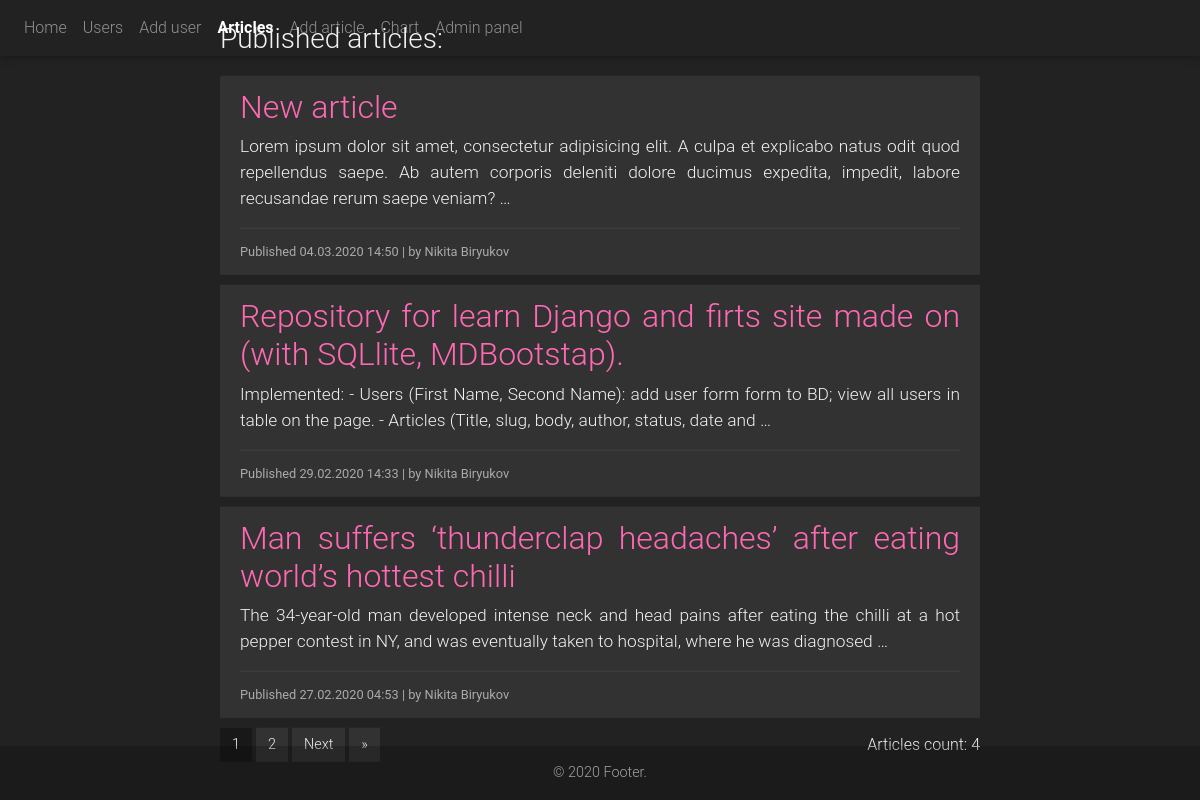
/articles/, run on an earlier commit of the app's database.
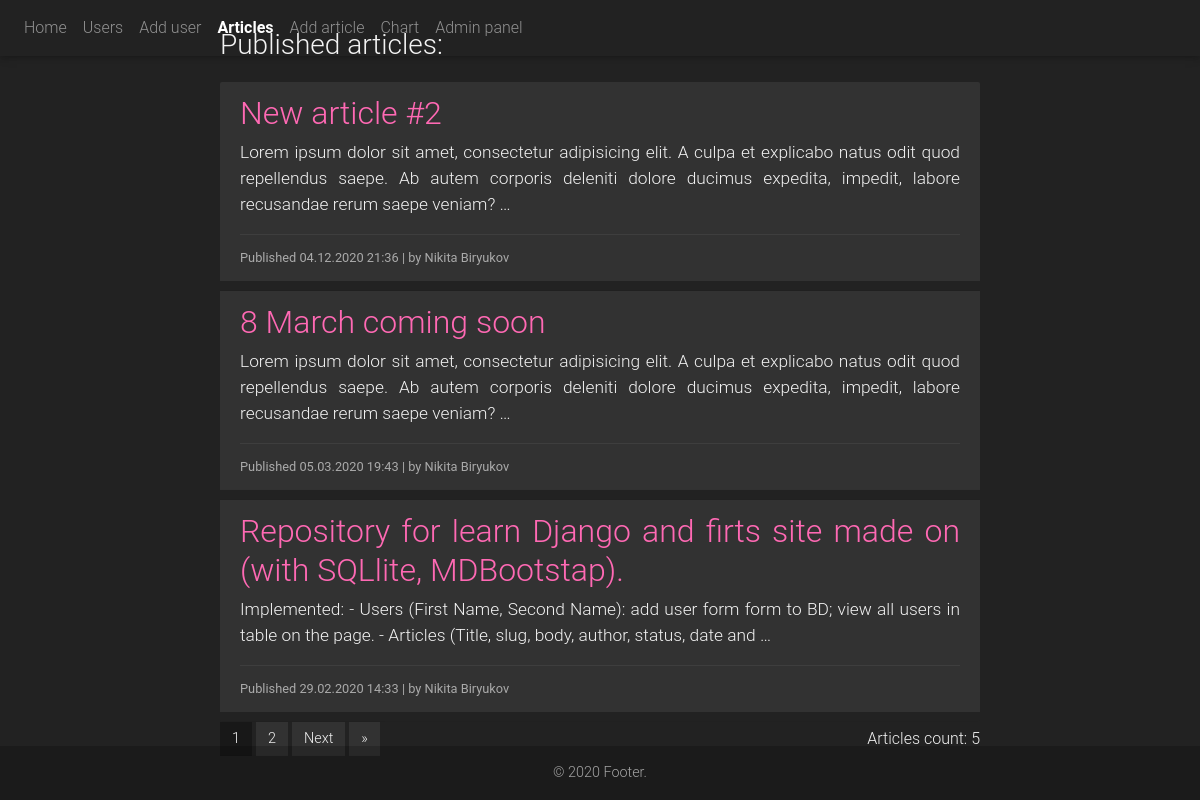
And on a later commit of the database.
### main/models.py (models this page shows, shortened)
class Article(models.Model):
    status = (
        ('draft', 'Draft'),
        ('published', 'Published'),
    )
    title = models.CharField(max_length=200, null=True)
    slug = models.SlugField(max_length=250, null=True, blank=True)
    author = models.CharField(max_length=200, null=False, default='Nikita Biryukov')
    body = models.TextField(default='Lorem ipsum dolor sit amet, consectetur adipisicing elit. A culpa et explicabo '
                                    'natus odit quod repellendus saepe. Ab autem corporis deleniti dolore ducimus '
                                    'expedita, impedit, labore recusandae rerum saepe veniam? Amet dicta '
                                    'distinctio earum esse est iure maiores neque nesciunt nulla omnis optio quaerat '
                                    'quis, rerum, sapiente, similique temporibus velit voluptate voluptatem. '
                                    'Consectetur consequuntur corporis natus nulla qui quos, ullam!')
    publish = models.DateTimeField(default=datetime.now())
    created = models.DateTimeField(auto_now_add=True)
    updated = models.DateTimeField(auto_now=True)
    status = models.CharField(max_length=10, choices=status, default='Draft')
    class Meta:
        ordering = ('-publish',)

### main/views.py (the view)
# urls.py: path('articles/', views.article_list, name='article_list'),
def article_list(request):
    articles_list = Article.objects.filter(status='published')
    paginator = Paginator(articles_list, 3)
    articles_count = paginator.count
    page = request.GET.get('page')
    try:
        articles = paginator.page(page)
    except PageNotAnInteger:
        articles = paginator.page(1)
    except EmptyPage:
        articles = paginator.page(paginator.num_pages)
    args = {
        'page': page,
        'articles': articles,
        'articles_count': articles_count
    }
    return render(request, 'html/articles/list.html', args)

### main/templates/html/articles/list.html (shortened to what this page needs)
{% extends 'html/base.html' %}
{% block nav %} {% include 'html/elements/nav.html' with is_articles=True %} {% endblock %}
{% block content %}
    <div class="list-articles">
        <h3>Published articles:</h3>
        <ul class="list-group list-group-flush">
            {% for article in articles %}
                <li class="list-group-item">
                    <h2>
                        <a href="/articles/{{ article.slug }}"> {{ article.title }} </a>
                    </h2>
                    <div class="article-text">
                        {{ article.body|truncatewords:30|linebreaks }}
                    </div>
                    <hr>
                    <small class="date">
                        Published {{ article.publish }} | by {{ article.author }}
                    </small>
                </li>
            {% endfor %}
        </ul>
        {% include 'html/elements/pagination.html' with page=articles %}
    </div>
{% endblock %}

### main/templates/html/base.html (shortened to what this page needs)
<!DOCTYPE html>
<html lang="en">
{% load static %}
<head>
    <link rel="stylesheet" href="{% static 'css/bootstrap.min.css' %}">
    <link rel="stylesheet" href="{% static 'css/mdb.min.css' %}">
    <link rel="stylesheet" href="{% static 'css/style.css' %}">
</head>
<body>
    {% block nav %} {% endblock %}
    <div class="wrapper">
        <div class="content">
            {% block content %} {% endblock %}
        </div>
    </div>
    {% include 'html/elements/footer.html' %}
</body>
</html>

### main/templates/html/elements/nav.html (shortened to what this page needs)
<nav class="navbar navbar-expand-lg navbar-dark">
    <div class="collapse navbar-collapse" id="navbarText">
        <ul class="navbar-nav mr-auto">
            <li {% if is_home %}class = "nav-item active"{% endif %}>
                <a class="nav-link" href="/">Home<span class="sr-only">(current)</span></a>
            </li>
            <li {% if is_users %}class = "nav-item active"{% endif %}>
                <a class="nav-link" href="/users">Users</a>
            </li>
            <li {% if is_add_user %}class = "nav-item active"{% endif %}>
                <a class="nav-link" href="/add_user">Add user</a>
            </li>
            <li {% if is_articles %}class = "nav-item active"{% endif %}>
                <a class="nav-link" href="/articles">Articles</a>
            </li>
            <li {% if is_add_article %}class = "nav-item active"{% endif %}>
                <a class="nav-link" href="/add_article">Add article</a>
            </li>
            <li {% if is_chart %}class = "nav-item active"{% endif %}>
                <a class="nav-link" href="/chart">Chart</a>
            </li>
            <li>
                <a class="nav-link" href="/admin">Admin panel</a>
            </li>
        </ul>
    </div>
</nav>

### main/templates/html/elements/pagination.html (shortened to what this page needs)
<nav class="pagination" aria-label="Page navigation example">
    <ul class="pagination">
        {% for num in page.paginator.page_range %}
            {% if page.number == num %}
                {% if page.paginator.page_range != 1 and page.has_next or page.has_previous %}
                    <li class="page-item">
                        <a class="page-link" href="?page={{ num }}" style="background-color: #181818">{{ num }}</a>
                    </li>
                {% else %}
                    <li class="page-item"></li>
                {% endif %}
            {% elif num > page.number|add:'-3' and num < page.number|add:'3' %}
                <li class="page-item">
                    <a class="page-link" href="?page={{ num }}">{{ num }}</a>
                </li>
            {% endif %}
        {% endfor %}
        {% if page.has_next %}
            <li class="page-item">
                <a class="page-link" href="?page={{ page.next_page_number }}">Next</a>
            </li>
            <li class="page-item">
                <a class="page-link" href="?page={{ page.paginator.num_pages }}"> &raquo;</a>
            </li>
        {% endif %}
        <div style="position: absolute; right: 0; margin-top: 5px">Articles count: {{ articles_count }}</div>
    </ul>
</nav>

### main/templates/html/elements/footer.html
<footer class="page-footer font-small dark">
    <div class="footer-copyright text-center py-3">
        © 2020 Footer.
    </div>
</footer>

### main/static/css/style.css (style rules this page uses)
* { color: #f3f3f3; margin: 0; padding: 0; box-sizing: border-box; }
body { background-color: #222222; position: relative; padding-bottom: 53px; min-height: 100vh; }
h3 { margin:0 auto 20px 0; }
a { color: hotpink; }
.wrapper { width: 100%; }
.content { display: table; margin: 0 auto 0 auto; }
.active { font-weight: bold; }
.list-articles { width: 760px; text-align: justify; position: absolute; top: 50%; transform: translateY(-50%); margin: 0 auto; right: 0; left: 0; }
.pagination .page-item .page-link { border-right: 5px solid #222222; }
.article-text, .article-text { font-size: 13pt; }
.date { color: #aaa; }
.page-footer { position: absolute; bottom: 0; width: 100%; }
.list-group-item { background-color: #323232; border: 10px solid #222; }
hr { color: #454545; background-color: #454545; margin: 10px 0; }

What changed in the data, as far as the page shows it:
removed Article: title "New article", body "Lorem ipsum dolor sit amet, consectetur adipisicing elit. A culpa et explicabo natus odit quod repellendus saepe. Ab autem corporis deleniti dolore ducimus expedita, impedit, labore recusandae rerum saepe veniam? …", publish "04.03.2020 14:50", author "Nikita Biryukov"
no longer on this page (row unchanged): Article: title "Man suffers ‘thunderclap headaches’ after eating world’s hottest chilli", body "The 34-year-old man developed intense neck and head pains after eating the chilli at a hot pepper contest in NY, and was eventually taken to hospital, where he was diagnosed …", publish "27.02.2020 04:53", author "Nikita Biryukov"
added Article: title "New article #2", body "Lorem ipsum dolor sit amet, consectetur adipisicing elit. A culpa et explicabo natus odit quod repellendus saepe. Ab autem corporis deleniti dolore ducimus expedita, impedit, labore recusandae rerum saepe veniam? …", publish "04.12.2020 21:36", author "Nikita Biryukov"
added Article: title "8 March coming soon", body "Lorem ipsum dolor sit amet, consectetur adipisicing elit. A culpa et explicabo natus odit quod repellendus saepe. Ab autem corporis deleniti dolore ducimus expedita, impedit, labore recusandae rerum saepe veniam? …", publish "05.03.2020 19:43", author "Nikita Biryukov"
Also different on the page:
{{ articles_count }}: "4" → "5"
